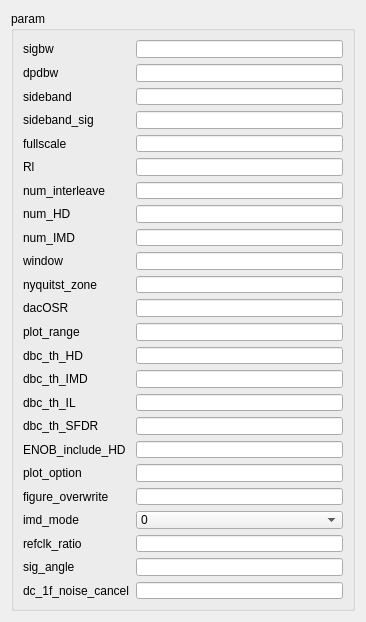
          <widget class="QWidget" name="scrollAreaWidgetContents_2">
           <property name="geometry">
            <rect>
             <x>0</x>
             <y>0</y>
             <width>366</width>
             <height>618</height>
            </rect>
           </property>
           <layout class="QHBoxLayout" name="horizontalLayout">
            <item>
             <widget class="QGroupBox" name="groupBox_3">
              <property name="maximumSize">
               <size>
                <width>16777215</width>
                <height>600</height>
               </size>
              </property>
              <property name="title">
               <string>param</string>
              </property>
              <layout class="QGridLayout" name="gridLayout">
               <property name="sizeConstraint">
                <enum>QLayout::SetNoConstraint</enum>
               </property>
               <item row="3" column="1">
                <widget class="QLineEdit" name="sideband_sig_input"/>
               </item>
               <item row="22" column="1">
                <widget class="QLineEdit" name="sig_angle_input"/>
               </item>
               <item row="4" column="1">
                <widget class="QLineEdit" name="fullscale_input"/>
               </item>
               <item row="15" column="0">
                <widget class="QLabel" name="dbc_th_IL">
                 <property name="text">
                  <string>dbc_th_IL</string>
                 </property>
                </widget>
               </item>
               <item row="5" column="0">
                <widget class="QLabel" name="Rl">
                 <property name="text">
                  <string>Rl</string>
                 </property>
                </widget>
               </item>
               <item row="21" column="0">
                <widget class="QLabel" name="refclk_ratio">
                 <property name="text">
                  <string>refclk_ratio</string>
                 </property>
                </widget>
               </item>
               <item row="5" column="1">
                <widget class="QLineEdit" name="Rl_input"/>
               </item>
               <item row="20" column="0">
                <widget class="QLabel" name="imd_mode">
                 <property name="text">
                  <string>imd_mode</string>
                 </property>
                </widget>
               </item>
               <item row="2" column="1">
                <widget class="QLineEdit" name="sideband_input"/>
               </item>
               <item row="23" column="1">
                <widget class="QLineEdit" name="dc_1f_noise_cancel_input"/>
               </item>
               <item row="18" column="1">
                <widget class="QLineEdit" name="plot_option_input"/>
               </item>
               <item row="17" column="1">
                <widget class="QLineEdit" name="ENOB_include_HD_input"/>
               </item>
               <item row="16" column="0">
                <widget class="QLabel" name="dbc_th_SFDR">
                 <property name="text">
                  <string>dbc_th_SFDR</string>
                 </property>
                </widget>
               </item>
               <item row="20" column="1">
                <widget class="QComboBox" name="imd_mode_cmbox">
                 <item>
                  <property name="text">
                   <string>0</string>
                  </property>
                 </item>
                 <item>
                  <property name="text">
                   <string>1</string>
                  </property>
                 </item>
                </widget>
               </item>
               <item row="3" column="0">
                <widget class="QLabel" name="sideband_sig">
                 <property name="text">
                  <string>sideband_sig</string>
                 </property>
                </widget>
               </item>
               <item row="2" column="0">
                <widget class="QLabel" name="sideband">
                 <property name="text">
                  <string>sideband</string>
                 </property>
                </widget>
               </item>
               <item row="8" column="0">
                <widget class="QLabel" name="num_IMD">
                 <property name="text">
                  <string>num_IMD</string>
                 </property>
                </widget>
               </item>
               <item row="23" column="0">
                <widget class="QLabel" name="dc_1f_noise_cancel">
                 <property name="text">
                  <string>dc_1f_noise_cancel</string>
                 </property>
                </widget>
               </item>
               <item row="17" column="0">
                <widget class="QLabel" name="ENOB_include_HD">
                 <property name="text">
                  <string>ENOB_include_HD</string>
                 </property>
                </widget>
               </item>
               <item row="21" column="1">
                <widget class="QLineEdit" name="refclk_ratio_input"/>
               </item>
               <item row="8" column="1">
                <widget class="QLineEdit" name="num_IMD_input"/>
               </item>
               <item row="0" column="1">
                <widget class="QLineEdit" name="sigbw_input"/>
               </item>
               <item row="6" column="1">
                <widget class="QLineEdit" name="num_interleave_input"/>
               </item>
               <item row="1" column="1">
                <widget class="QLineEdit" name="dpdbw_input"/>
               </item>
               <item row="13" column="1">
                <widget class="QLineEdit" name="dbc_th_HD_input"/>
               </item>
               <item row="11" column="1">
                <widget class="QLineEdit" name="dacOSR_input"/>
               </item>
               <item row="13" column="0">
                <widget class="QLabel" name="dbc_th_HD">
                 <property name="text">
                  <string>dbc_th_HD</string>
                 </property>
                </widget>
               </item>
               <item row="19" column="1">
                <widget class="QLineEdit" name="figure_overwrite_input"/>
               </item>
               <item row="16" column="1">
                <widget class="QLineEdit" name="dbc_th_SFDR_input"/>
               </item>
               <item row="9" column="0">
                <widget class="QLabel" name="window">
                 <property name="text">
                  <string>window</string>
                 </property>
                </widget>
               </item>
               <item row="0" column="0">
                <widget class="QLabel" name="sigbw">
                 <property name="text">
                  <string>sigbw</string>
                 </property>
                </widget>
               </item>
               <item row="12" column="0">
                <widget class="QLabel" name="plot_range">
                 <property name="text">
                  <string>plot_range</string>
                 </property>
                </widget>
               </item>
               <item row="10" column="1">
                <widget class="QLineEdit" name="nyquitst_zone_input"/>
               </item>
               <item row="7" column="0">
                <widget class="QLabel" name="num_HD">
                 <property name="text">
                  <string>num_HD</string>
                 </property>
                </widget>
               </item>
               <item row="6" column="0">
                <widget class="QLabel" name="num_interleave">
                 <property name="text">
                  <string>num_interleave</string>
                 </property>
                </widget>
               </item>
               <item row="18" column="0">
                <widget class="QLabel" name="plot_option">
                 <property name="text">
                  <string>plot_option</string>
                 </property>
                </widget>
               </item>
               <item row="12" column="1">
                <widget class="QLineEdit" name="plot_range_input"/>
               </item>
               <item row="14" column="1">
                <widget class="QLineEdit" name="dbc_th_IMD_input"/>
               </item>
               <item row="7" column="1">
                <widget class="QLineEdit" name="num_HD_input"/>
               </item>
               <item row="22" column="0">
                <widget class="QLabel" name="sig_angle">
                 <property name="text">
                  <string>sig_angle</string>
                 </property>
                </widget>
               </item>
               <item row="4" column="0">
                <widget class="QLabel" name="fullscale">
                 <property name="text">
                  <string>fullscale</string>
                 </property>
                </widget>
               </item>
               <item row="19" column="0">
                <widget class="QLabel" name="figure_overwrite">
                 <property name="text">
                  <string>figure_overwrite</string>
                 </property>
                </widget>
               </item>
               <item row="11" column="0">
                <widget class="QLabel" name="dacOSR">
                 <property name="text">
                  <string>dacOSR</string>
                 </property>
                </widget>
               </item>
               <item row="15" column="1">
                <widget class="QLineEdit" name="dbc_th_IL_input"/>
               </item>
               <item row="14" column="0">
                <widget class="QLabel" name="dbc_th_IMD">
                 <property name="text">
                  <string>dbc_th_IMD</string>
                 </property>
                </widget>
               </item>
               <item row="10" column="0">
                <widget class="QLabel" name="nyquitst_zone">
                 <property name="text">
                  <string>nyquitst_zone</string>
                 </property>
                </widget>
               </item>
               <item row="1" column="0">
                <widget class="QLabel" name="dpdbw">
                 <property name="text">
                  <string>dpdbw</string>
                 </property>
                </widget>
               </item>
               <item row="9" column="1">
                <widget class="QLineEdit" name="window_input"/>
               </item>
              </layout>
             </widget>
            </item>
           </layout>
          </widget>
